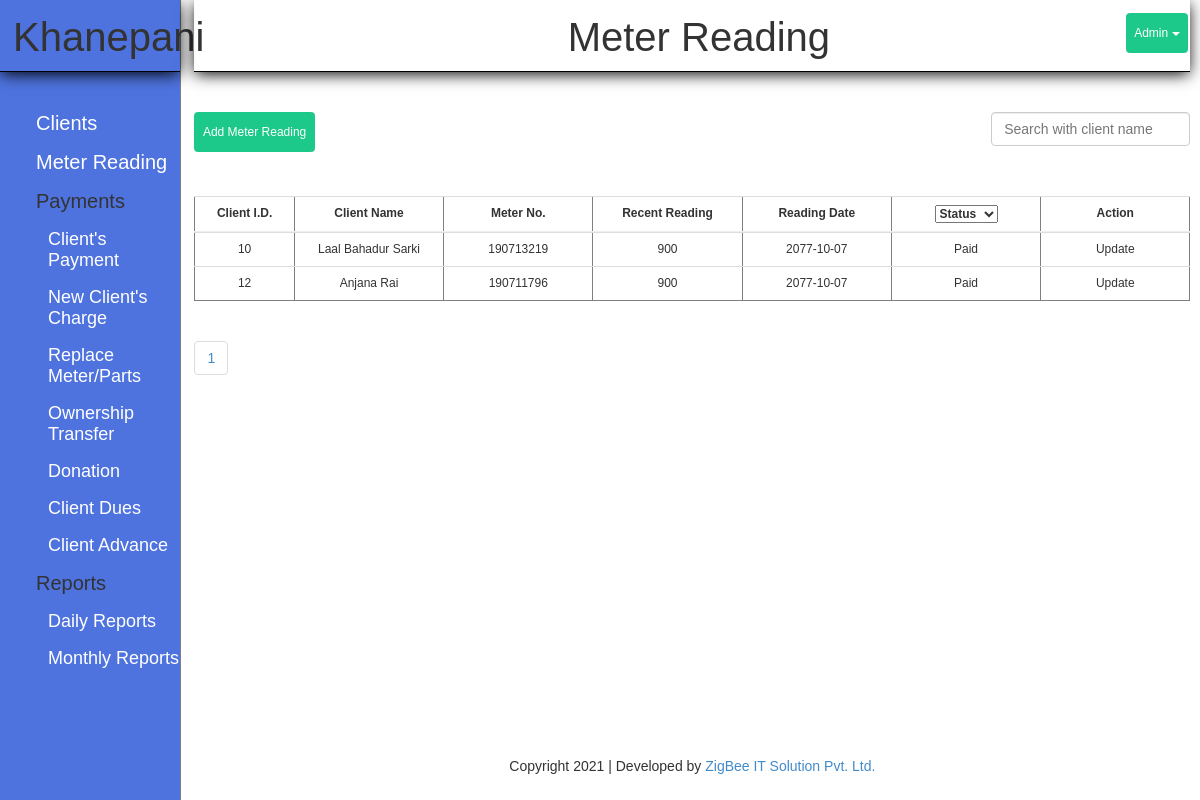
The app's page /index.php?page=meter&date=2077-10-07 (signed in) with its own data.
### tables this page shows
CREATE TABLE `meter` (
  `mid` int(11) NOT NULL,
  `cid` int(11) NOT NULL,
  `reading` varchar(11) NOT NULL,
  `read_date` varchar(10) NOT NULL,
  `status` varchar(10) NOT NULL DEFAULT 'unpaid'
);

CREATE TABLE `client` (
  `id` int(11) NOT NULL,
  `name` varchar(30) NOT NULL,
  `phone` bigint(11) NOT NULL,
  `joinned` date DEFAULT NULL,
  `gharnum` varchar(10) DEFAULT NULL,
  `area` varchar(20) NOT NULL,
  `meter` varchar(15) NOT NULL,
  `address` varchar(20) NOT NULL,
  `father` varchar(30) DEFAULT NULL,
  `mother` varchar(30) DEFAULT NULL,
  `grandfather` varchar(50) DEFAULT NULL,
  `remark` text DEFAULT NULL
);

### modules/meter/function.php (called while the page is built, shortened)
<?php
	class MeterModel{
		function getAll()
		{
			global $con;
			global $pageno;
			if (isset($_GET['pageno'])) {
	            $pageno = $_GET['pageno'];
	        } else {
	            $pageno = 1;
	        }
	        $no_of_records_per_page = 100;
	        $offset = ($pageno-1) * $no_of_records_per_page;
	        $total_pages_sql = "SELECT COUNT(*) FROM meter WHERE read_date='".$_GET['date']."'";
	        $result = mysqli_query($con,$total_pages_sql);
	        $total_rows = mysqli_fetch_array($result)[0];
	        $total_pages = ceil($total_rows / $no_of_records_per_page);
			if (isset($_GET['date'])){
				$date = $_GET['date'];
				$sql = "SELECT meter.*, client.*
					FROM meter
					INNER JOIN client
					ON meter.cid=client.id WHERE read_date='$date' LIMIT $offset, $no_of_records_per_page";
			}else{
				$sql = "SELECT meter.*, client.*
					FROM meter
					INNER JOIN client
					ON meter.cid=client.id LIMIT $offset, $no_of_records_per_page";
			}
			$rs = mysqli_query($con, $sql);
			$final = array();
			while($row = mysqli_fetch_assoc($rs))
			{
				$final[] = $row;
			}
			return $final;
		}
	}
?>

### modules/meter/view.php (the view, shortened to what this page needs)
<h1 class="title">Meter Reading</h1>
<?php
$data = $meter->getAll();
global $total_pages;
?>
<a href="?page=meter_form" class="btn">Add Meter Reading</a>
<?php
	if($_GET['date']!=''){
 ?>
<input type="text" class="form-control search  meter" name="search" id="search" placeholder="Search with client name">
<table border="1" width="100%" class="table first" >
	<tr>
		<th style="width: 10% !important;">Client I.D.</th>
		<th>Client Name</th>
		<th>Meter No.</th>
		<th>Recent Reading</th>
		<th>Reading Date</th>
		<th>
			<select name="status" id="status">
				<option value="">Status</option>
			</select>
		</th>
		<th>Action</th>
	</tr>
</table>
<div  id="result_meter">
	<table border="1" width="100%" class="table second" >
	<?php
	foreach($data as $d)
	{ ?>
		<tr>
			<td  style="width: 10% !important;"> <?php echo $d['cid']; ?> </td>
			<td>
				<?php
					echo $d['name'];
				 ?>
			</td>
			<td> <?php echo $d['meter']; ?> </td>
			<td> <?php echo $d['reading']; ?> </td>
			<td id="read_date"> <?php echo $d['read_date']; ?> </td>
			<td>
				<?php echo $d['status']; ?>
			</td>
			<td>
				<?php if ($d['status']=='paid') {
					echo '<a href="#" onclick="return false;" class="disabled"> Update </a>';
				} ?>
			</td>
		</tr>
	<?php
	}
	?>
</div>
    <ul class="pagination">
 		<?php
        	for ($i=1;$i<=$total_pages; $i=$i+1) { ?>
        		<li>
		            <a href="<?php  echo "?page=meter&date=".$_GET['date']."&pageno=".$i;  ?>"><?php echo $i; ?></a>
		        </li>
        <?php	}
         ?>
    </ul>
 <?php
}
?>

### style.css (style rules this page uses)
* { margin: 0px; padding: 0px; }
body { font-family: arial; }
a { text-decoration: none !important; }
.title { border-bottom: 1px solid black; box-shadow: 0px 3px 15px -1px #000; padding: 15px 0px 12px 13px; margin: 0px 0px 40px 0px; text-align: center; font-size: 40px; }
table { border-collapse: collapse; margin-top: 5vh; }
table td, th { padding: 4px; text-align: center; }
.btn { color: #fff; background-color: #1cc88a; border-color: #1cc88a; padding: 1rem .75rem; font-size: 1vw !important; line-height: 1.5; border-radius: .35rem; cursor: pointer; margin-right: 1vw; }
.search { width: 20%; float: right; }
.meter { margin-bottom: 50px; }
.table tr td { text-transform: capitalize; }
.disabled { color: currentColor !important; }
.disabled { cursor: not-allowed !important; }
table tr,table th, table td { font-size: 1vw; }
.first { border-bottom: none; margin-bottom: 0; }
.second { margin-top:0; }
.first td, .first th, .second td, .second th { width: 10vw; }
#result_meter { min-height: 65.5vh; }

### records on screen
meter: cid "10", cid.name "Laal Bahadur Sarki", cid.meter "190713219", reading "900", read_date "2077-10-07", status "Paid", shows "Update"
meter: cid "12", cid.name "Anjana Rai", cid.meter "190711796", reading "900", read_date "2077-10-07", status "Paid", shows "Update"

### other values on screen
$i "1"
